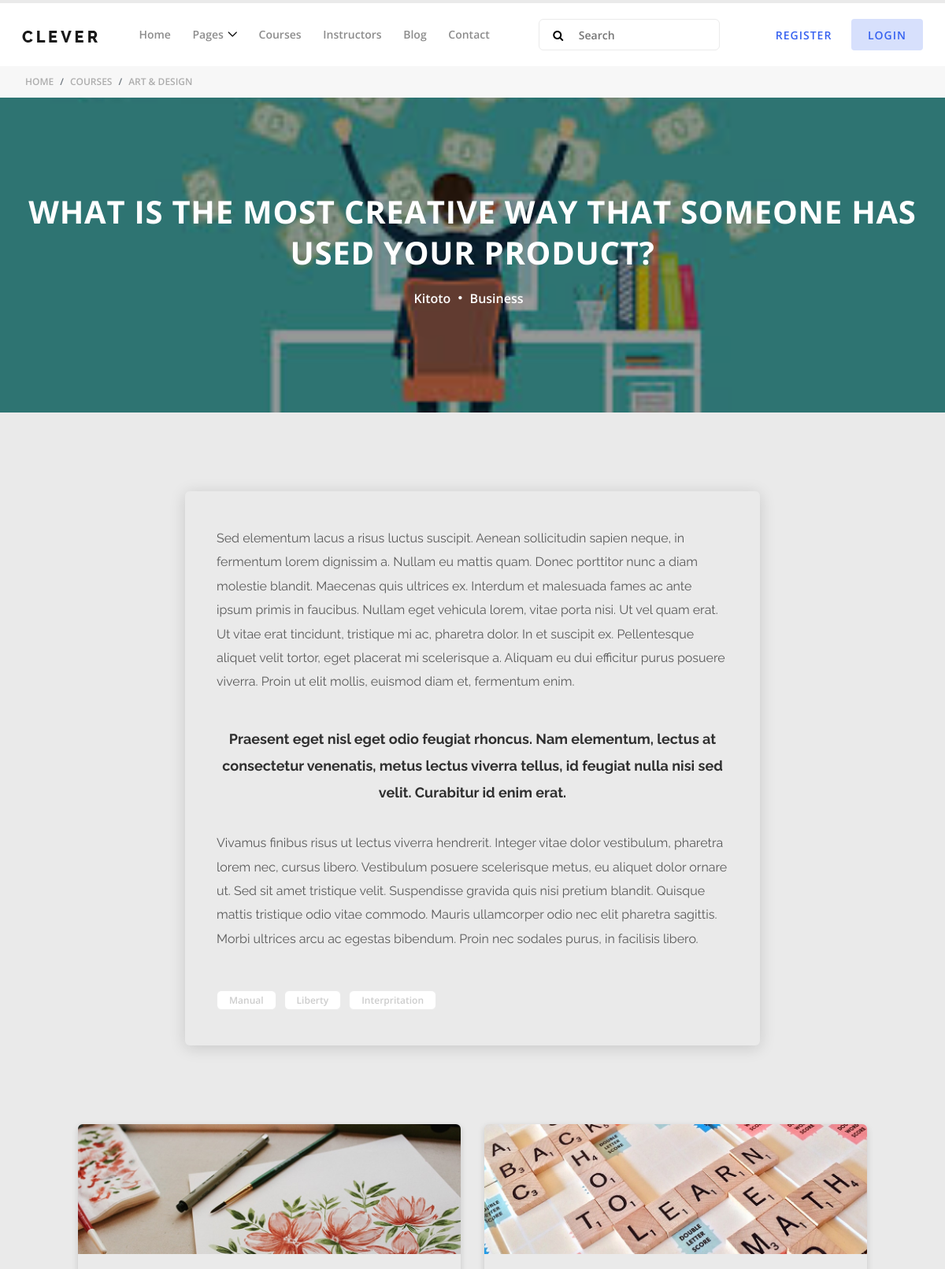
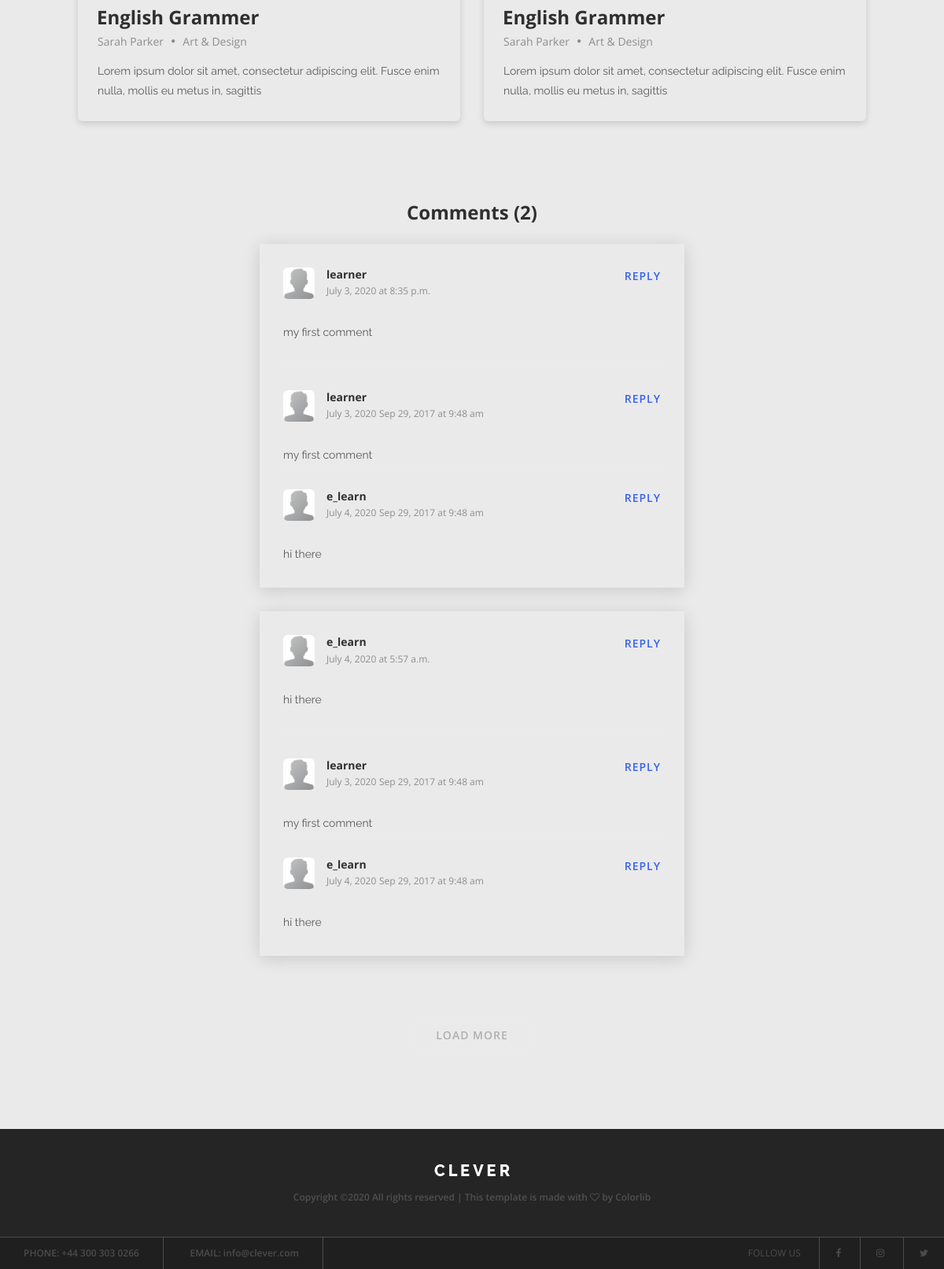
Page /blog/1/ on the committed database (2 pictures, top to bottom).
### blog/models.py (models this page shows, shortened)
class Post(models.Model):
    title = models.CharField(max_length=200)
    author = models.ForeignKey(User, on_delete=models.CASCADE)
    category = models.ForeignKey(Course, on_delete=models.CASCADE)
    description = models.TextField()
    thumbnail = models.ImageField(upload_to='blog')
    def get_comments(self):
        return self.comments.all()

class Comment(models.Model):
    user = models.OneToOneField(User, on_delete=models.CASCADE)
    timestamp = models.DateTimeField(auto_now_add=True)
    reply = models.ForeignKey('self', null=True, on_delete=models.CASCADE, related_name='replies')
    content = models.TextField()
    post = models.ForeignKey(Post, on_delete=models.CASCADE, related_name='comments')

### courses/models.py (models this page shows, shortened)
class Course(models.Model):
    title = models.CharField(max_length=200)
    slug = models.SlugField(unique=True, db_index=True)
    author = models.ForeignKey(ReqTeacher, on_delete=models.CASCADE, null=True)
    thumbnail = models.ImageField(blank=True, null=True)
    class Meta:
        ordering = ['title']
    def __str__(self):
        return self.title

### users/models.py (models this page shows, shortened)
class Profile(models.Model):
    user = models.OneToOneField(User, on_delete=models.CASCADE)
    bio = models.TextField(blank=True, null=True)
    profile_pic = models.ImageField(default='default1.png', upload_to='profile_pics')
    is_teacher = models.BooleanField(default=False)

### blog/views.py (the view)
# urls.py: path('blog/<id>/', blog_detail, name='blog-detail')
def blog_detail(request, id):
    post = get_object_or_404(Post, id=id)
    comments = Comment.objects.filter(post=post).order_by('-id')
    if request.method == 'POST':
        form = CommentForm(request.POST or None)
        if form.is_valid():
            content = request.POST.get('content')
            reply_id = request.POST.get('comment_id')
            comment_qs = None
            if reply_id:
                comment_qs = Comment.objects.get(id=reply_id)
            comment = Comment.objects.create(post=post,
                user=request.user,
                content=content,
                reply=comment_qs
            )
            comment.save()
            return HttpResponseRedirect(post.get_absolute_url())
    else:
        form = CommentForm()
    context = {
        'post': post,
        'form': form,
        'comments': comments
    }
    return render(request, 'blog/blog-details.html', context)

### blog/forms.py
class CommentForm(forms.Form):
    content = forms.CharField(widget=forms.Textarea(attrs={
        'class': "form-control",
        'id': 'message',
        'placeholder': "Message",
        'rows': '10',
        'cols': '30'
    }), label=False)
    class Meta:
        model = Comment
        fields = ('content', )

### blog/templates/blog/blog-details.html (shortened to what this page needs)
{% extends 'base.html' %}
{% load static %}
{% block content %}
    <div class="breadcumb-area">
        <nav aria-label="breadcrumb">
            <ol class="breadcrumb">
                <li class="breadcrumb-item"><a href="#">Home</a></li>
                <li class="breadcrumb-item"><a href="#">Courses</a></li>
                <li class="breadcrumb-item active" aria-current="page">Art &amp; Design</li>
            </ol>
        </nav>
    </div>
    <div class="clever-catagory blog-details bg-img d-flex align-items-center justify-content-center p-3 height-400" style="background-image: url({{ post.thumbnail.url }});">
        <div class="blog-details-headline">
            <h3>{{ post.title }}</h3>
            <div class="meta d-flex align-items-center justify-content-center">
                <a href="#">{{ post.author}}</a>
                <span><i class="fa fa-circle" aria-hidden="true"></i></span>
                <a href="#">{{ post.category }}</a>
            </div>
        </div>
    </div>
    <div class="blog-details-content section-padding-100">
        <div class="container">
            <div class="row justify-content-center">
                <div class="col-12 col-lg-8">
                    <div class="blog-details-text">
                        <p>Sed elementum lacus a risus luctus suscipit. Aenean sollicitudin sapien neque, in fermentum lorem dignissim a. Nullam eu mattis quam. Donec porttitor nunc a diam molestie blandit. Maecenas quis ultrices ex. Interdum et malesuada fames ac ante ipsum primis in faucibus. Nullam eget vehicula lorem, vitae porta nisi. Ut vel quam erat. Ut vitae erat tincidunt, tristique mi ac, pharetra dolor. In et suscipit ex. Pellentesque aliquet velit tortor, eget placerat mi scelerisque a. Aliquam eu dui efficitur purus posuere viverra. Proin ut elit mollis, euismod diam et, fermentum enim.</p>
                        <h5 class="text-center py-4">Praesent eget nisl eget odio feugiat rhoncus. Nam elementum, lectus at consectetur venenatis, metus lectus viverra tellus, id feugiat nulla nisi sed velit. Curabitur id enim erat.</h5>
                        <p>Vivamus finibus risus ut lectus viverra hendrerit. Integer vitae dolor vestibulum, pharetra lorem nec, cursus libero. Vestibulum posuere scelerisque metus, eu aliquet dolor ornare ut. Sed sit amet tristique velit. Suspendisse gravida quis nisi pretium blandit. Quisque mattis tristique odio vitae commodo. Mauris ullamcorper odio nec elit pharetra sagittis. Morbi ultrices arcu ac egestas bibendum. Proin nec sodales purus, in facilisis libero.</p>
                        <div class="post-tags">
                            <ul>
                                <li><a href="#">Manual</a></li>
                                <li><a href="#">Liberty</a></li>
                                <li><a href="#">Interpritation</a></li>
                            </ul>
                        </div>
                    </div>
                </div>
            </div>
        </div>
        <div class="related-posts section-padding-100-0">
            <div class="container-fluid">
                <div class="row">
                    <div class="col-12 col-lg-6">
                        <div class="single-blog-area mb-100">
                            <img src="img/blog-img/3.jpg" alt="">
                            <div class="blog-content">
                                <a href="#" class="blog-headline">
                                    <h4>English Grammer</h4>
                                </a>
                                <div class="meta d-flex align-items-center">
                                    <a href="#">Sarah Parker</a>
                                    <span><i class="fa fa-circle" aria-hidden="true"></i></span>
                                    <a href="#">Art &amp; Design</a>
                                </div>
                                <p>Lorem ipsum dolor sit amet, consectetur adipiscing elit. Fusce enim nulla, mollis eu metus in, sagittis</p>
                            </div>
                        </div>
                    </div>
                    <div class="col-12 col-lg-6">
                        <div class="single-blog-area mb-100">
                            <img src="img/blog-img/4.jpg" alt="">
                            <div class="blog-content">
                                <a href="#" class="blog-headline">
                                    <h4>English Grammer</h4>
                                </a>
                                <div class="meta d-flex align-items-center">
                                    <a href="#">Sarah Parker</a>
                                    <span><i class="fa fa-circle" aria-hidden="true"></i></span>
                                    <a href="#">Art &amp; Design</a>
                                </div>
                                <p>Lorem ipsum dolor sit amet, consectetur adipiscing elit. Fusce enim nulla, mollis eu metus in, sagittis</p>
                            </div>
                        </div>
                    </div>
                </div>
            </div>
        </div>
        <div class="container">
            <div class="row justify-content-center">
                <div class="col-12 col-lg-6">
                    <div class="comments-area">
                        <h4>Comments ({{ post.comments.count }})</h4>
                        <ol class="comments-list">
                            {% for comment in post.get_comments %}
                            <li class="single_comment_area">
                                <div class="single-comment-wrap mb-30">
                                    <div class="d-flex justify-content-between mb-30">
                                        <div class="comment-admin d-flex">
                                            <div class="thumb">
                                                {% if comment.user.profile %}
                                                    <img src="{{ comment.user.profile.profile_pic.url }}" alt="">
                                                {% else %}
                                                    <img src="{% static 'img/bg-img/t2.png' %}" alt="">
                                                {% endif %}
                                            </div>
                                            <div class="text">
                                                <h6>{{ comment.user.username }}</h6>
                                                <span>{{ comment.timestamp|date}} at {{ comment.timestamp|time}}</span>
                                            </div>
                                        </div>
                                        <div class="reply">
                                            <a href="#">Reply</a>
                                        </div>
                                    </div>
                                    <p>{{ comment.content }}</p>
                                </div>
                                <ol class="children">
                                    {% for comment in post.get_comments %}
                                    <li class="single_comment_area">
                                        <div class="single-comment-wrap">
                                            <div class="d-flex justify-content-between mb-30">
                                                <div class="comment-admin d-flex">
                                                    <div class="thumb">
                                                        {% if comment.user.profile %}
                                                            <img src="{{ comment.user.profile.profile_pic.url }}" alt="">
                                                        {% else %}
                                                            <img src="{% static 'img/bg-img/t2.png' %}" alt="">
                                                        {% endif %}
                                                    </div>
                                                    <div class="text">
                                                        <h6>{{ comment.user.username }}</h6>
                                                        <span>{{ comment.timestamp|date }}</span>
                                                        <span>Sep 29, 2017 at 9:48 am</span>
                                                    </div>
                                                </div>
                                                <div class="reply">
                                                    <a href="#">Reply</a>
                                                </div>
                                            </div>
                                            <p>{{ comment.content }}</p>
                                        </div>
                                    </li>
                                    {% endfor %}
                                </ol>
                            </li>
                            {% endfor %}
                        </ol>
                    </div>
                </div>
                <div class="col-12">
                    <div class="load-more text-center mt-50">
                        <a href="#" class="btn clever-btn btn-2">Load More</a>
                    </div>
                </div>
            </div>
        </div>
    </div>
    {% include 'footer.html' %}
{% endblock %}

### static/account.css (style rules this page uses)
body { background: #EAEAEA; }

### rows in the picture
Post: thumbnail (picture), title "WHAT IS THE MOST CREATIVE WAY THAT SOMEONE HAS USED YOUR PRODUCT?", author "Kitoto", category "Business", comments.count "2"
Comment: user.profile.profile_pic (placeholder picture), user.username "learner", timestamp "July 3, 2020", timestamp "8:35 p.m.", content "my first comment"
Comment: user.profile.profile_pic (placeholder picture), user.username "e_learn", timestamp "July 4, 2020", content "hi there", timestamp "5:57 a.m."
